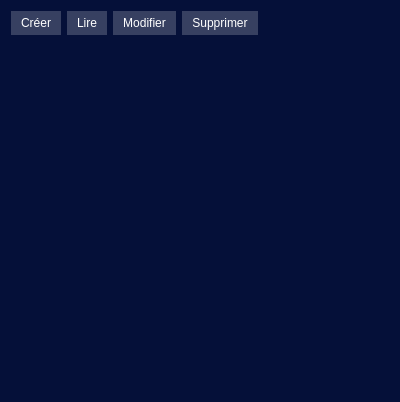
<?xml version="1.0" encoding="UTF-8"?>
<ui version="4.0">
 <class>GWindowStyleDesigner</class>
 <widget class="QWidget" name="GWindowStyleDesigner">
  <property name="geometry">
   <rect>
    <x>0</x>
    <y>0</y>
    <width>400</width>
    <height>402</height>
   </rect>
  </property>
  <property name="minimumSize">
   <size>
    <width>400</width>
    <height>400</height>
   </size>
  </property>
  <property name="windowTitle">
   <string>Qt | ReadyDev</string>
  </property>
  <property name="styleSheet">
   <string notr="true">background-color: rgb(5, 16, 57);</string>
  </property>
  <layout class="QGridLayout" name="gridLayout">
   <item row="0" column="0">
    <layout class="QHBoxLayout" name="horizontalLayout">
     <item>
      <widget class="QPushButton" name="pushButton">
       <property name="cursor">
        <cursorShape>PointingHandCursor</cursorShape>
       </property>
       <property name="styleSheet">
        <string notr="true">background-color: rgb(55, 64, 97);
color: rgb(255, 255, 255);
font: 75 14pt &quot;Arial Narrow&quot;;
border: none;
padding: 5px 10px;</string>
       </property>
       <property name="text">
        <string>Créer</string>
       </property>
       <property name="flat">
        <bool>false</bool>
       </property>
      </widget>
     </item>
     <item>
      <widget class="QPushButton" name="pushButton_2">
       <property name="cursor">
        <cursorShape>PointingHandCursor</cursorShape>
       </property>
       <property name="styleSheet">
        <string notr="true">background-color: rgb(55, 64, 97);
color: rgb(255, 255, 255);
font: 75 14pt &quot;Arial Narrow&quot;;
border: none;
padding: 5px 10px;</string>
       </property>
       <property name="text">
        <string>Lire</string>
       </property>
       <property name="flat">
        <bool>false</bool>
       </property>
      </widget>
     </item>
     <item>
      <widget class="QPushButton" name="pushButton_5">
       <property name="cursor">
        <cursorShape>PointingHandCursor</cursorShape>
       </property>
       <property name="styleSheet">
        <string notr="true">background-color: rgb(55, 64, 97);
color: rgb(255, 255, 255);
font: 75 14pt &quot;Arial Narrow&quot;;
border: none;
padding: 5px 10px;</string>
       </property>
       <property name="text">
        <string>Modifier</string>
       </property>
       <property name="flat">
        <bool>false</bool>
       </property>
      </widget>
     </item>
     <item>
      <widget class="QPushButton" name="pushButton_6">
       <property name="cursor">
        <cursorShape>PointingHandCursor</cursorShape>
       </property>
       <property name="styleSheet">
        <string notr="true">background-color: rgb(55, 64, 97);
color: rgb(255, 255, 255);
font: 75 14pt &quot;Arial Narrow&quot;;
border: none;
padding: 5px 10px;</string>
       </property>
       <property name="text">
        <string>Supprimer</string>
       </property>
       <property name="flat">
        <bool>false</bool>
       </property>
      </widget>
     </item>
     <item>
      <spacer name="horizontalSpacer">
       <property name="orientation">
        <enum>Qt::Horizontal</enum>
       </property>
       <property name="sizeHint" stdset="0">
        <size>
         <width>40</width>
         <height>20</height>
        </size>
       </property>
      </spacer>
     </item>
    </layout>
   </item>
   <item row="1" column="0">
    <spacer name="verticalSpacer">
     <property name="orientation">
      <enum>Qt::Vertical</enum>
     </property>
     <property name="sizeHint" stdset="0">
      <size>
       <width>20</width>
       <height>340</height>
      </size>
     </property>
    </spacer>
   </item>
  </layout>
 </widget>
 <resources/>
 <connections/>
</ui>
